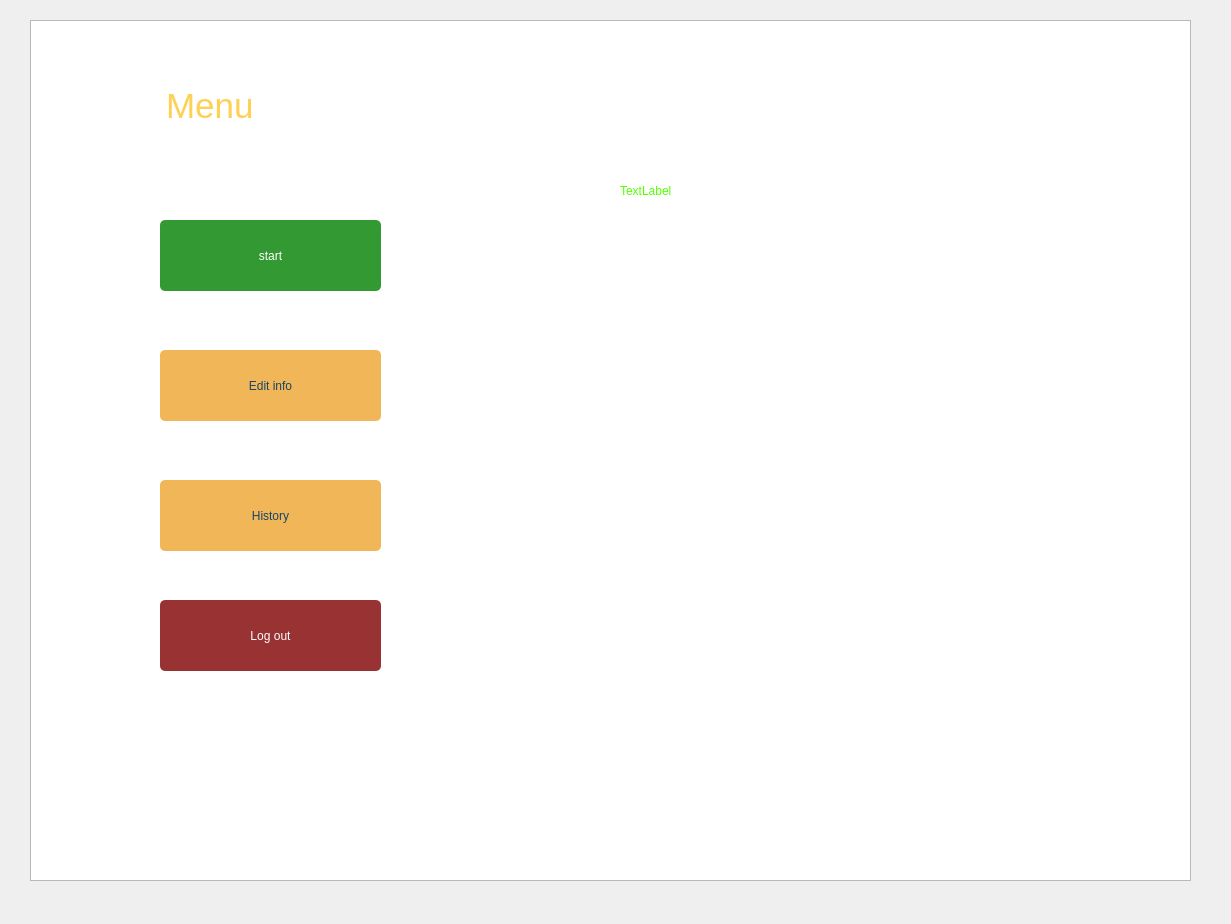
<?xml version="1.0" encoding="UTF-8"?>
<ui version="4.0">
 <class>menu</class>
 <widget class="QWidget" name="menu">
  <property name="geometry">
   <rect>
    <x>0</x>
    <y>0</y>
    <width>1231</width>
    <height>924</height>
   </rect>
  </property>
  <property name="windowTitle">
   <string>Form</string>
  </property>
  <widget class="QTextEdit" name="chart">
   <property name="geometry">
    <rect>
     <x>30</x>
     <y>20</y>
     <width>1161</width>
     <height>861</height>
    </rect>
   </property>
   <property name="styleSheet">
    <string notr="true">border-image: url(:/new/prefix1/menu.jpg);</string>
   </property>
   <property name="readOnly">
    <bool>true</bool>
   </property>
  </widget>
  <widget class="QLabel" name="label">
   <property name="geometry">
    <rect>
     <x>120</x>
     <y>60</y>
     <width>171</width>
     <height>91</height>
    </rect>
   </property>
   <property name="styleSheet">
    <string notr="true">QLabel#label {
	font: 26pt &quot;Comic Sans MS&quot;;
text-align: center;
color: rgb(254, 208, 83);
margin: 0 auto;
font-size: 35px;
font-family: 'Droid Sans';
}

QLabel#label:hover {
	color: rgb(85, 255, 255);
}</string>
   </property>
   <property name="text">
    <string>Menu</string>
   </property>
  </widget>
  <widget class="QPushButton" name="start_game">
   <property name="geometry">
    <rect>
     <x>160</x>
     <y>220</y>
     <width>221</width>
     <height>71</height>
    </rect>
   </property>
   <property name="styleSheet">
    <string notr="true">
QPushButton#start_game {
color: white;
border-radius: 5px;
Background: #393;
color: #fefefe;
font: 16pt &quot;MS Shell Dlg 2&quot;;
}

QPushButton#start_game:hover {
	background-color: rgb(42, 46, 52);
border-style: solid;
 border-width: 1px;
	color: rgb(241, 182, 88);
}

QPushButton#loginButton:pressed {
border-style: solid;
border-width: 1px;
	background-color: rgb(25, 69, 105);
	color: rgb(85, 255, 255);
}
</string>
   </property>
   <property name="text">
    <string>start</string>
   </property>
  </widget>
  <widget class="QPushButton" name="setting">
   <property name="geometry">
    <rect>
     <x>160</x>
     <y>350</y>
     <width>221</width>
     <height>71</height>
    </rect>
   </property>
   <property name="styleSheet">
    <string notr="true">QPushButton#setting {
	font: 16pt &quot;MS Shell Dlg 2&quot;;
Padding: 1px;
Border-radius: 5px;
background-color: rgb(241, 182, 88);
color: rgb(25, 69, 105);
}

QPushButton#setting:hover {
	background-color: rgb(42, 46, 52);
border-style: solid;
 border-width: 1px;
	color: rgb(241, 182, 88);
}

QPushButton#setting:pressed {
border-style: solid;
border-width: 1px;
	border-color: rgb(25, 69, 105);
	color: rgb(85, 255, 255);
}</string>
   </property>
   <property name="text">
    <string>Edit info</string>
   </property>
  </widget>
  <widget class="QPushButton" name="history">
   <property name="geometry">
    <rect>
     <x>160</x>
     <y>480</y>
     <width>221</width>
     <height>71</height>
    </rect>
   </property>
   <property name="styleSheet">
    <string notr="true">QPushButton#history {
	font: 16pt &quot;MS Shell Dlg 2&quot;;
Padding: 1px;
Border-radius: 5px;
background-color: rgb(241, 182, 88);
color: rgb(25, 69, 105);
}

QPushButton#history:hover {
	background-color: rgb(42, 46, 52);
border-style: solid;
 border-width: 1px;
	color: rgb(241, 182, 88);
}

QPushButton#forgetpassbtn:pressed {
border-style: solid;
border-width: 1px;
	border-color: rgb(25, 69, 105);
	color: rgb(85, 255, 255);
}</string>
   </property>
   <property name="text">
    <string>History</string>
   </property>
  </widget>
  <widget class="QPushButton" name="logout">
   <property name="geometry">
    <rect>
     <x>160</x>
     <y>600</y>
     <width>221</width>
     <height>71</height>
    </rect>
   </property>
   <property name="styleSheet">
    <string notr="true">QPushButton#logout {
color: white;
border-radius: 5px;
Background: #933;
color: #fefefe;
font: 16pt &quot;MS Shell Dlg 2&quot;;
}

QPushButton#logout:hover {
	background-color: rgb(42, 46, 52);
border-style: solid;
 border-width: 1px;
	color: rgb(241, 182, 88);
}

QPushButton#regButton:pressed {
border-style: solid;
border-width: 1px;
	background-color: rgb(25, 69, 105);
	color: rgb(85, 255, 255);
}
</string>
   </property>
   <property name="text">
    <string>Log out</string>
   </property>
  </widget>
  <widget class="QLabel" name="userusernameforsettinglbl">
   <property name="geometry">
    <rect>
     <x>620</x>
     <y>170</y>
     <width>531</width>
     <height>41</height>
    </rect>
   </property>
   <property name="styleSheet">
    <string notr="true">font: 20pt &quot;Comic Sans MS&quot;;

color: rgb(85, 255, 0);</string>
   </property>
   <property name="text">
    <string>TextLabel</string>
   </property>
  </widget>
 </widget>
 <resources/>
 <connections/>
</ui>
